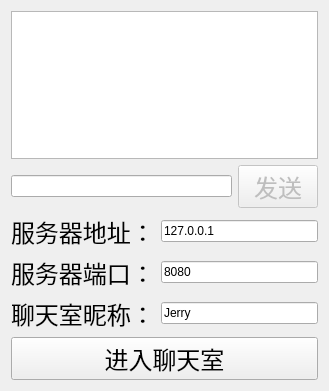
<?xml version="1.0" encoding="UTF-8"?>
<ui version="4.0">
 <class>ClientDialog</class>
 <widget class="QDialog" name="ClientDialog">
  <property name="geometry">
   <rect>
    <x>0</x>
    <y>0</y>
    <width>329</width>
    <height>391</height>
   </rect>
  </property>
  <property name="windowTitle">
   <string>聊天室客户端</string>
  </property>
  <layout class="QVBoxLayout" name="verticalLayout">
   <item>
    <widget class="QListWidget" name="listWidget"/>
   </item>
   <item>
    <layout class="QHBoxLayout" name="horizontalLayout">
     <item>
      <widget class="QLineEdit" name="messageEdit"/>
     </item>
     <item>
      <widget class="QPushButton" name="sendButton">
       <property name="enabled">
        <bool>false</bool>
       </property>
       <property name="font">
        <font>
         <pointsize>18</pointsize>
        </font>
       </property>
       <property name="text">
        <string>发送</string>
       </property>
      </widget>
     </item>
    </layout>
   </item>
   <item>
    <layout class="QHBoxLayout" name="horizontalLayout_2">
     <item>
      <widget class="QLabel" name="label">
       <property name="font">
        <font>
         <pointsize>18</pointsize>
        </font>
       </property>
       <property name="text">
        <string>服务器地址：</string>
       </property>
      </widget>
     </item>
     <item>
      <widget class="QLineEdit" name="serveripEdit">
       <property name="text">
        <string>127.0.0.1</string>
       </property>
      </widget>
     </item>
    </layout>
   </item>
   <item>
    <layout class="QHBoxLayout" name="horizontalLayout_3">
     <item>
      <widget class="QLabel" name="label_2">
       <property name="font">
        <font>
         <pointsize>18</pointsize>
        </font>
       </property>
       <property name="text">
        <string>服务器端口：</string>
       </property>
      </widget>
     </item>
     <item>
      <widget class="QLineEdit" name="portEdit">
       <property name="text">
        <string>8080</string>
       </property>
      </widget>
     </item>
    </layout>
   </item>
   <item>
    <layout class="QHBoxLayout" name="horizontalLayout_4">
     <item>
      <widget class="QLabel" name="label_3">
       <property name="font">
        <font>
         <pointsize>18</pointsize>
        </font>
       </property>
       <property name="text">
        <string>聊天室昵称：</string>
       </property>
      </widget>
     </item>
     <item>
      <widget class="QLineEdit" name="usernameEdit">
       <property name="text">
        <string>Jerry</string>
       </property>
      </widget>
     </item>
    </layout>
   </item>
   <item>
    <widget class="QPushButton" name="conncetButton">
     <property name="font">
      <font>
       <pointsize>18</pointsize>
      </font>
     </property>
     <property name="text">
      <string>进入聊天室</string>
     </property>
    </widget>
   </item>
  </layout>
 </widget>
 <resources/>
 <connections/>
</ui>
